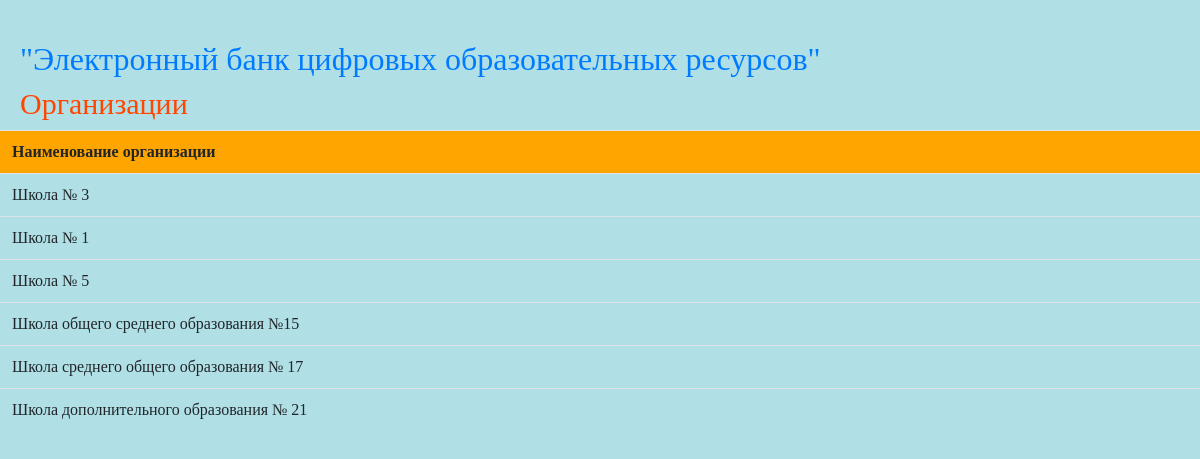
/display_organization/, run on the app's committed database.
### is_electronne_bank/models.py (models this page shows, shortened)
class Organization(models.Model):
    name_organization = models.CharField(max_length=200, verbose_name='Наименование организации')
    class Meta:
        verbose_name ='Организация'
        verbose_name_plural ='Организация'

### is_electronne_bank/views.py (the view)
# urls.py: path('display_organization/', views.display_organization, name='display_organization'),
def display_organization(request):
    organization = Organization.objects.all
    return render(request, 'display_organization.html', {'organization': organization})

### templates/display_organization.html (shortened to what this page needs)
{% load static %}
<html>
<head>
    <link rel="stylesheet" href="https://stackpath.bootstrapcdn.com/bootstrap/4.4.1/css/bootstrap.min.css">
</head>
{% block content %}
<body bgcolor="PowderBlue">
 <h2><a href="http://127.0.0.1:8000/">"Электронный банк цифровых образовательных ресурсов"</a></h2>
<h1>Организации</h1>
<table class="table">
    <tr>
        <th class="col-md-4" style="background-color:orange"> Наименование организации</th>
    </tr>
    {% for i in organization %}
    <tr>
        <td> {{ i.name_organization }}</td>
    </tr>
    {% endfor %}
</table>
</body>
</html>
{% endblock %}

### templates/display_organization.html (style rules this page uses)
body { background:#B0E0E6; font-family: "Times New Roman"; }
h1 { font-size: 30px; font-family: "Times New Roman"; color: OrangeRed; margin-left: 20px; }
h2 { margin-left: 20px; margin-top: 40px; }

### data on the page
Organization: name_organization "Школа № 3"
Organization: name_organization "Школа № 1"
Organization: name_organization "Школа № 5"
Organization: name_organization "Школа общего среднего образования №15"
Organization: name_organization "Школа среднего общего образования № 17"
Organization: name_organization "Школа дополнительного образования № 21"
